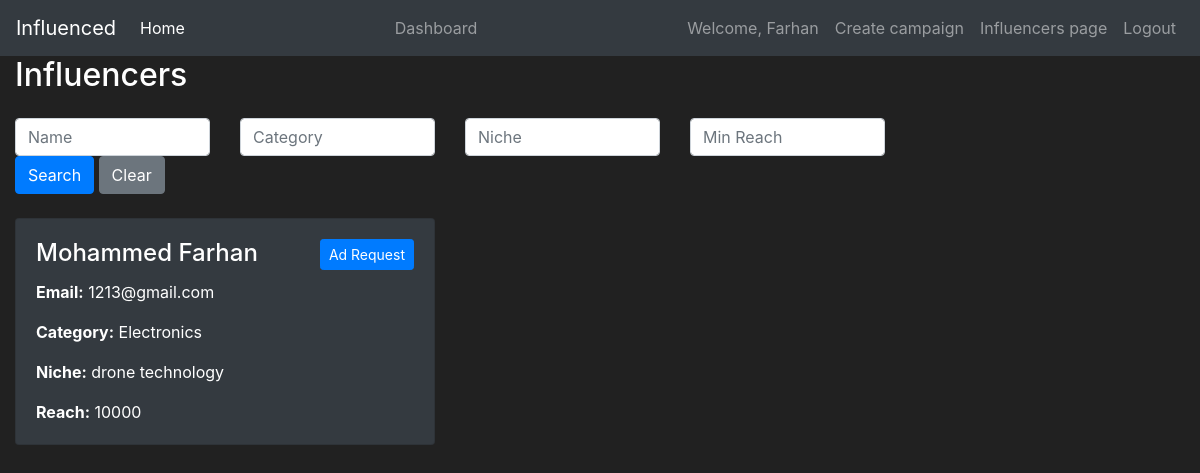
The app's page /Dashboard/influencers-page (signed in) with its own data.
### website/models.py (models this page shows, shortened)
class User(db.Model,UserMixin):
    id = db.Column(db.Integer, primary_key=True)
    username = db.Column(db.String(150), unique=True, nullable=False)
    email_id = db.Column(db.String(50),nullable=False,unique=True)
    password_hash = db.Column(db.String(150), nullable=False)
    role = db.Column(db.String(50), nullable=False)
    @property
    def password(self):
        return self.password

class Influencer(db.Model):
    id = db.Column(db.Integer, primary_key=True)
    user_id = db.Column(db.Integer, db.ForeignKey('user.id'), nullable=False)
    name = db.Column(db.String(150), nullable=False)
    email_id = db.Column(db.String(50),nullable =False,unique =True)
    category = db.Column(db.String(100))
    niche = db.Column(db.String(100))
    reach = db.Column(db.Integer)
    user = db.relationship('User', backref=db.backref('influencer', lazy=True))

### website/routes.py (the view)
@app.route('/Dashboard/influencers-page')
@login_required
def influencer_list():
    name = request.args.get('name', '')
    category = request.args.get('category', '')
    niche = request.args.get('niche', '')
    min_reach = request.args.get('min_reach', '')
    query = Influencer.query
    if name:
        query = query.filter(Influencer.name.ilike(f'%{name}%'))
    if category:
        query = query.filter(Influencer.category.ilike(f'%{category}%'))
    if niche:
        query = query.filter(Influencer.niche.ilike(f'%{niche}%'))
    if min_reach:
        query = query.filter(Influencer.reach >= int(min_reach))
    influencers = query.all()
    return render_template('influencer_listings.html',influencers=influencers)

### website/models.py (called while the page is built)
@login_manager.user_loader
def load_user(user_id):
    return User.query.get(int(user_id))

### website/Templates/influencer_listings.html (shortened to what this page needs)
{% extends 'base.html'%}
{% block content %}
<div class="container-fluid">
    <div class="row">
        <div class="col-lg-9">
            <h2 class="mb-4">Influencers</h2>
            <form action="{{ url_for('influencer_list') }}" method="GET" class="mb-4">
                <div class="row g-3">
                    <div class="col-sm-6 col-md-3">
                        <input type="text" class="form-control" name="name" placeholder="Name" value="{{ request.args.get('name', '') }}">
                    </div>
                    <div class="col-sm-6 col-md-3">
                        <input type="text" class="form-control" name="category" placeholder="Category" value="{{ request.args.get('category', '') }}">
                    </div>
                    <div class="col-sm-6 col-md-3">
                        <input type="text" class="form-control" name="niche" placeholder="Niche" value="{{ request.args.get('niche', '') }}">
                    </div>
                    <div class="col-sm-6 col-md-3">
                        <input type="number" class="form-control" name="min_reach" placeholder="Min Reach" value="{{ request.args.get('min_reach', '') }}">
                    </div>
                    <div class="col-12">
                        <button type="submit" class="btn btn-primary">Search</button>
                        <a href="{{ url_for('influencer_list') }}" class="btn btn-secondary">Clear</a>
                    </div>
                </div>
            </form>
            <div class="row">
                {% for item in influencers %}
                <div class="col-lg-6 mb-4">
                    <div class="card bg-dark">
                        <div class="card-body">
                            <div class="d-flex justify-content-between align-items-start">
                                <h4 class="card-title">{{ item.name }}</h4>
                                <a href="#" class="btn btn-primary btn-sm">Ad Request</a>
                            </div>
                            <p class="card-text"><strong>Email:</strong> {{ item.email_id }}</p>
                            <p class="card-text"><strong>Category:</strong> {{ item.category }}</p>
                            <p class="card-text"><strong>Niche:</strong> {{ item.niche }}</p>
                            <p class="card-text"><strong>Reach:</strong> {{ item.reach }}</p>
                        </div>
                    </div>
                </div>
                {% endfor %}
            </div>
        </div>
    </div>
</div>
{% endblock %}

### website/Templates/base.html (shortened to what this page needs)
<!doctype html>
<html lang="en">
   <head>
      <link rel="stylesheet" href="https://cdn.jsdelivr.net/npm/bootstrap@4.5.3/dist/css/bootstrap.min.css">
   </head>
   <body>
    <nav class="navbar navbar-expand-md navbar-dark bg-dark">
      <a class="navbar-brand" href="#">Influenced</a>
      <div class="collapse navbar-collapse" id="navbarNav">
        <ul class="navbar-nav mr-auto">
            <li class="nav-item active">
                <a class="nav-link" href="{{ url_for('home_page') }}">Home <span class="sr-only">(current)</span></a>
            </li>
        </ul>
          {% if current_user.is_authenticated  and current_user.role == 'admin' %}
            <ul class="navbar-nav mr-auto">
              <li class="nav-item">
                <a class="nav-link" href="{{ url_for('website_page_admin') }}">Dashboard</a>
              </li>
            </ul>
            <ul class="navbar-nav">
              <li class="nav-item">
                  <a class="nav-link">Welcome, {{ current_user.username }} admin</a>
              </li>
              <li class="nav-item">
                  <a class="nav-link" href="{{ url_for('logout_page')}}">Logout</a>
              </li>
            </ul>
          {% elif current_user.is_authenticated and current_user.role == 'sponsor'%}
            <ul class="navbar-nav mr-auto">
              <li class="nav-item">
                <a class="nav-link" href="{{ url_for('website_page_sponsor') }}">Dashboard</a>
              </li>
            </ul>
            <ul class="navbar-nav">
              <li class="nav-item">
                  <a class="nav-link">Welcome, {{ current_user.username }} </a>
              </li>
              <li>
                <a class="nav-link" href="{{url_for('create_campaign_page')}}">Create campaign</a>
              </li>
              <li class="nav-item">
                  <a class="nav-link" href="{{ url_for('influencer_list')}}">Influencers page</a>
              </li>
              <li class="nav-item">
                  <a class="nav-link" href="{{ url_for('logout_page')}}">Logout</a>
              </li>
            </ul>
          {% endif %}
      </div>
    </nav>
      {% block content %}
      {% endblock %}
   </body>
</html>

### website/Templates/base.html (style rules this page uses)
body { background-color: #212121; color: white }

### records on screen
User: username "Farhan"
Influencer: name "Mohammed Farhan", email_id "1213@gmail.com", category "Electronics", niche "drone technology", reach "10000"
